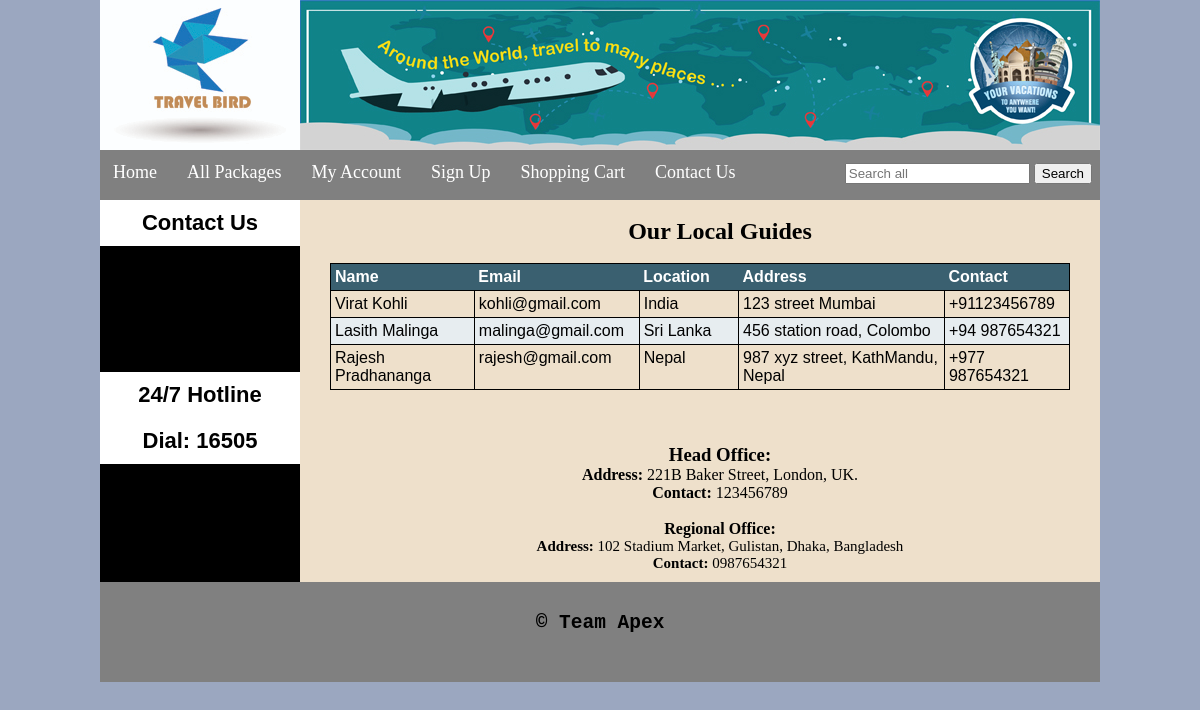
The page /contact.php on the database its author committed.
### tables this page shows
CREATE TABLE `employees` (
  `emp_id` int(100) NOT NULL,
  `emp_name` varchar(100) NOT NULL,
  `emp_email` varchar(100) NOT NULL,
  `emp_designation` varchar(100) NOT NULL,
  `emp_location` varchar(100) NOT NULL,
  `emp_address` varchar(255) NOT NULL,
  `emp_contact` varchar(20) NOT NULL
);

### contact.php (the view, shortened to what this page needs)
<!DOCTYPE html>
<html lang="en">
<head>
    <link rel="stylesheet" href="styles/style.css" media="all">
</head>
<body>
    <div class="main_wrapper">
        <?php include 'includes/header.php'; ?>
        <?php include 'includes/navbar.php'; ?>
        <div class="content_wrapper">
            <div class="sidebar">
                <div id="sidebar_title"><b>Contact Us</b></div>
                <br><br><br><br><br><br><br>
                <div id="sidebar_title"><b>24/7 Hotline</b></div>
                <div id="sidebar_title"><b>Dial: 16505</b></div>
            </div>
            <div id="content_area">
                <div id="packages_box">
                    <br>
                    <h2 style="font-family: Cambria;">Our Local Guides</h2>
                    <br>
                    <table id="guides" align="center" bgcolor="#EEE0CB">
                        <tr align="center" bgcolor="#5FCEE8">
                            <th id="thfix">Name</th>
                            <th id="thfix">Email</th>
                            <th id="thfix">Location</th>
                            <th id="thfix">Address</th>
                            <th id="thfix">Contact</th>
                        </tr>
                        <?php
                        include("includes/db.php");
                        $get_c = "SELECT * FROM employees";
                        $run_c = mysqli_query($con, $get_c);
                        while ($row_c = mysqli_fetch_array($run_c)) {
                            $e_name = $row_c['emp_name'];
                            $e_email = $row_c['emp_email'];
                            $e_location = $row_c['emp_location'];
                            $e_address = $row_c['emp_address'];
                            $e_contact = $row_c['emp_contact'];
                            ?>
                            <tr align="left">
                                <td style="width: 150px;"><?php echo $e_name; ?></td>
                                <td style="width: 160px;"><?php echo $e_email; ?></td>
                                <td style="width: 100px;"><?php echo $e_location; ?></td>
                                <td style="width: 240px;" align="center"><?php echo $e_address; ?></td>
                                <td style="width: 120px;"><?php echo $e_contact; ?></td>
                            </tr>
                            <?php
                        }
                        ?>
                    </table>
                    <br><br><br>
                    <h3 style="font-family: Cambria;">Head Office:</h3>
                    <p id="headoff"><b>Address: </b>221B Baker Street, London, UK.<br>
                        <b>Contact: </b>123456789
                    </p>
                    <br>
                    <h4 style="font-family: Cambria;">Regional Office:</h4>
                    <p id="regoff"><b>Address: </b>102 Stadium Market, Gulistan, Dhaka, Bangladesh<br>
                        <b>Contact: </b>0987654321
                    </p>
                </div>
            </div>
        </div>
        <?php include "includes/footer.php";?>
    </div>
</body>
</html>

### styles/style.css (style rules this page uses)
html, body, div, span, applet, object, iframe, h1, h2, h3, h4, h5, h6, p, blockquote, pre, a, abbr, acronym, address, big, cite, code, del, dfn, em, img, ins, kbd, q, s, samp, small, strike, strong, sub, sup, tt, var, b, u, i, center, dl, dt, dd, ol, ul, li, fieldset, form, label, legend, table, caption, tbody, tfoot, thead, tr, th, td, article, aside, canvas, details, embed, figure, figcaption, footer, header, hgroup, menu, nav, output, ruby, section, summary, time, mark, audio, video { margin: 0; padding: 0; border: 0; vertical-align: baseline; }
body { background: #9BA7C0; }
.main_wrapper { width: 1000px; height: auto; margin: auto; background: black; }
.content_wrapper { width: 1000px; margin: auto; background: #EEE0CB; }
#content_area { width: 800px; float: right; background: #EEE0CB; }
.sidebar { width: 200px; background: black; float: left; }
#sidebar_title { background: white; color: black; font-size: 22px; font-family: Arial; padding: 10px; text-align: center; }
#packages_box { width: 780px; text-align: center; margin-left: 30px; margin-bottom: 10px; }

### contact.php (style rules this page uses)
#guides { font-family: "Trebuchet MS", Arial, Helvetica, sans-serif; border-collapse: collapse; border: 1px solid black; width: 740px; }
#guides th { text-align: left; background-color: #3A6070; color: #fff; padding: 4px; }
#guides td { border: 1px solid black; padding: 4px; text-align: left; }
#guides tr:nth-child(odd) td { background-color: #E7EDF0; }
#regoff { font-size: 15px; }
#headoff { font-size: 16px; }

### rows shown on the page
employees: emp_name "Virat Kohli", emp_email "kohli@gmail.com", emp_location "India", emp_address "123 street Mumbai", emp_contact "+91123456789"
employees: emp_name "Lasith Malinga", emp_email "malinga@gmail.com", emp_location "Sri Lanka", emp_address "456 station road, Colombo", emp_contact "+94 987654321"
employees: emp_name "Rajesh Pradhananga", emp_email "rajesh@gmail.com", emp_location "Nepal", emp_address "987 xyz street, KathMandu, Nepal", emp_contact "+977 987654321"
